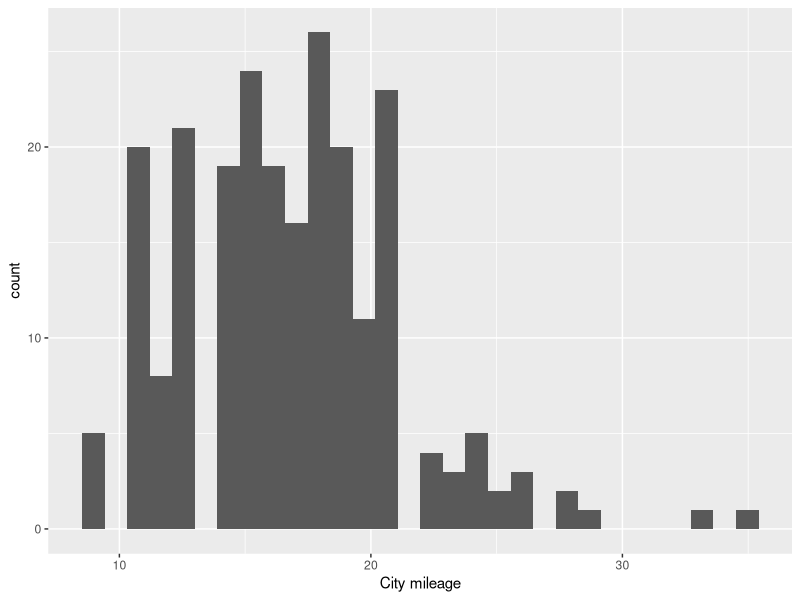
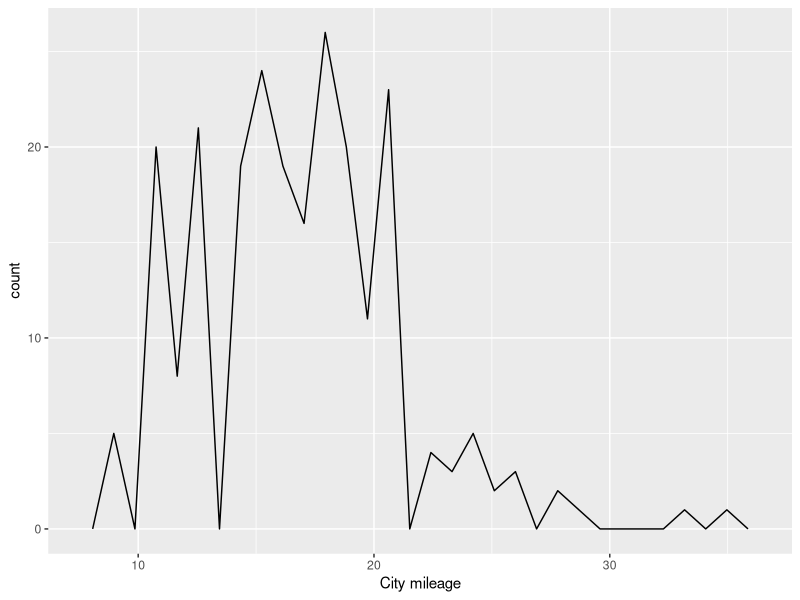
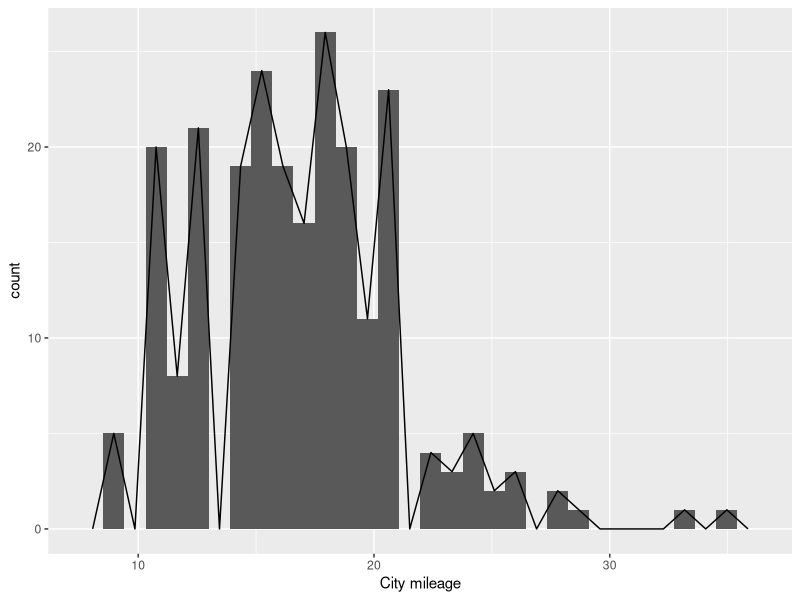
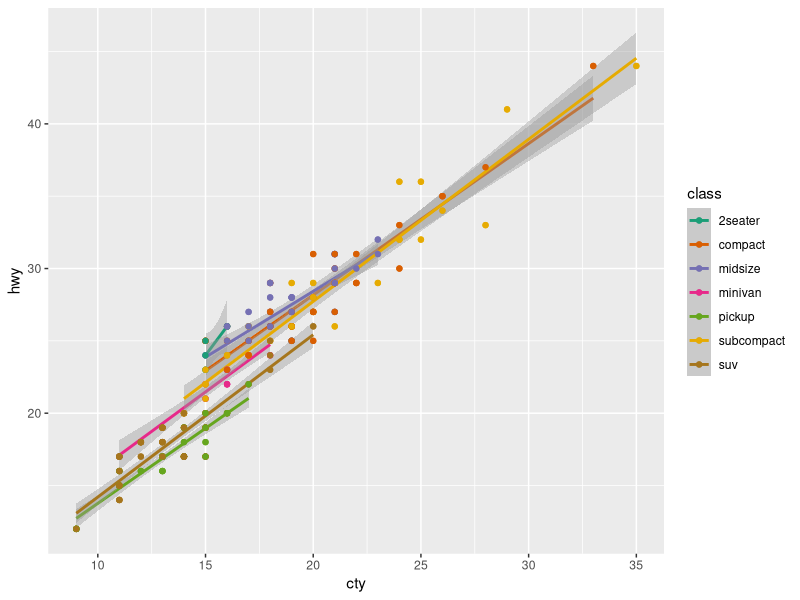

Source code (R) for these figures, in order:
library(tidyverse)
View(mpg)
?mpg

glimpse(mpg)
# ? gets you more info in the Help pane. 
?filter 

filter(mpg, cty >= 20)
mpg_efficient <- filter(mpg, cty >= 20)
View(mpg_efficient)

mpg_ford <- filter(mpg, manufacturer == 'ford')
View(mpg_ford)

mpg_metric <- mutate(mpg, cty_metric = cty * 0.425144)
glimpse(mpg_metric)

#mpg will be passed as the first parameter to the mutate function
mpg_metric <- mpg %>% # Cmd + Shift + M 
  mutate(cty_metric = cty * 0.425144)

mpg %>% # initialize the dataset
  group_by(class) %>% # group by class 
  summarise(mean(cty),  # output the mean of the group
            median(cty)) # output the median of the group

# Data viz with ggplot2
# grammar of graphics

ggplot(mpg, aes(x = cty)) +  # aes = axis
  geom_histogram() + 
  labs(x = "City mileage")   # labs = label 
 
ggplot(mpg, aes(x = cty)) +  
  geom_freqpoly() + 
  labs(x = "City mileage")

ggplot(mpg, aes(x = cty)) +  
  geom_histogram() + 
  geom_freqpoly() + 
  labs(x = "City mileage")

ggplot(mpg, aes(x = cty, 
              y = hwy,
              color = class)) + 
  geom_point() +          # scatter plot 
  geom_smooth(method = "lm") + # regression line 
  geom_point() +
  scale_color_brewer(palette = "Dark2")


